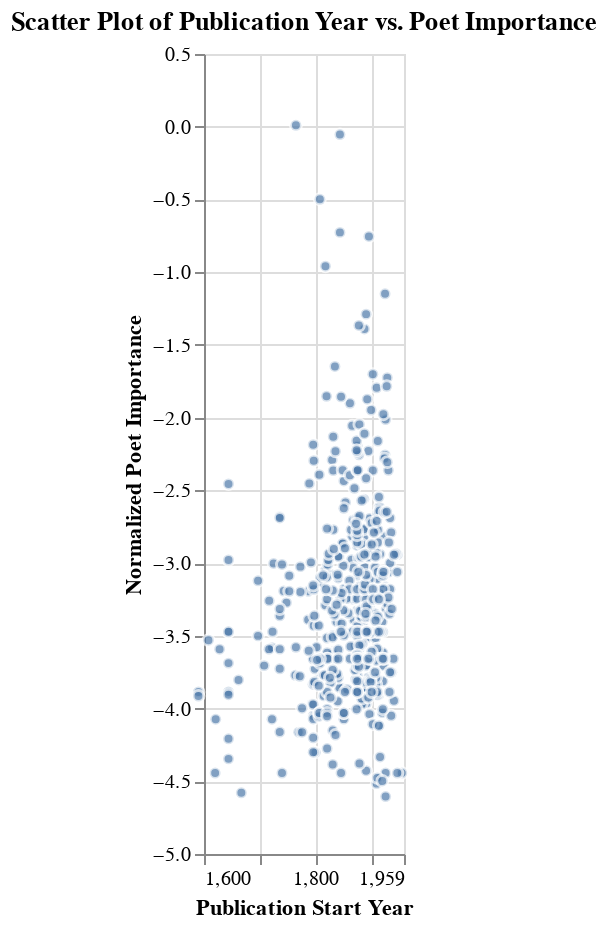

Notebook code for this chart:
### Code cell
columns_to_exclude = ['Summary', 'UniformTitle', 'VariantTitle']

work['MissingFields'] = work.drop(columns=columns_to_exclude).isnull().sum(axis=1)

work_importance_total_df = raw_importance.merge(work, on='workID', how='outer')[
    ['workID', 'TitleHZ', 'PubStartYear', 'PubEndYear', 'PoetImportance', 'MissingFields']]

# 将 X=0 的点放置在 X=1600 的左侧
work_importance_total_df['AdjustedPubStartYear'] = work_importance_total_df['PubStartYear'].apply(
    lambda x: 1590 if x == 0.0 else x
)

# 对数放大 Importance 值
offset = 0.01  # 偏移量
work_importance_total_df['LnPoetImportance'] = np.log(work_importance_total_df['PoetImportance'] + offset)

# 拉大差距：通过指数放大或归一化处理
scaling_factor = 5  # 放大因子
work_importance_total_df['ScaledLnPoetImportance'] = work_importance_total_df['LnPoetImportance'] * scaling_factor

import altair as alt

# 绘制散点图，并设置 X 轴刻度
scatter_plot = alt.Chart(work_importance_total_df).mark_circle(
    stroke='white',  # 边框颜色设置为白色
    strokeWidth=1.5  # 边框宽度
).encode(
    x=alt.X(
        'AdjustedPubStartYear:Q',
        title='Publication Start Year',
        scale=alt.Scale(domain=[1600, 1959], nice=False),  # 定义刻度
        axis=alt.Axis(values=[0, 1600, 1700, 1800, 1900, 1959])  # 显示特定刻度
    ),
    y=alt.Y('LnPoetImportance:Q', title='Normalized Poet Importance', scale=alt.Scale(zero=False)),
    tooltip=['workID', 'TitleHZ', 'PubStartYear', 'PoetImportance']
).properties(
    title='Scatter Plot of Publication Year vs. Poet Importance',
    width=100,
    height=400
)

# 保存并展示图表
scatter_plot.show()

### Figure 1 — Vega-Lite specification as saved in the notebook (floating-point values rounded to 4 significant figures; data arrays with more than 128 entries replaced by an {"elided": "..."} marker saying what was removed)
{"config": {"view": {"continuousWidth": 300, "continuousHeight": 300}}, "data": {"name": "data-fbf085716f00002feccf6a08a626300a"}, "mark": {"type": "circle", "stroke": "white", "strokeWidth": 1.5}, "encoding": {"tooltip": [{"field": "workID", "type": "quantitative"}, {"field": "TitleHZ", "type": "nominal"}, {"field": "PubStartYear", "type": "quantitative"}, {"field": "PoetImportance", "type": "quantitative"}], "x": {"axis": {"values": [0, 1600, 1700, 1800, 1900, 1959]}, "field": "AdjustedPubStartYear", "scale": {"domain": [1600, 1959], "nice": false}, "title": "Publication Start Year", "type": "quantitative"}, "y": {"field": "LnPoetImportance", "scale": {"zero": false}, "title": "Normalized Poet Importance", "type": "quantitative"}}, "height": 400, "title": "Scatter Plot of Publication Year vs. Poet Importance", "width": 100, "$schema": "https://vega.github.io/schema/vega-lite/v5.20.1.json", "datasets": {"data-fbf085716f00002feccf6a08a626300a": {"elided": "441 records"}}}
